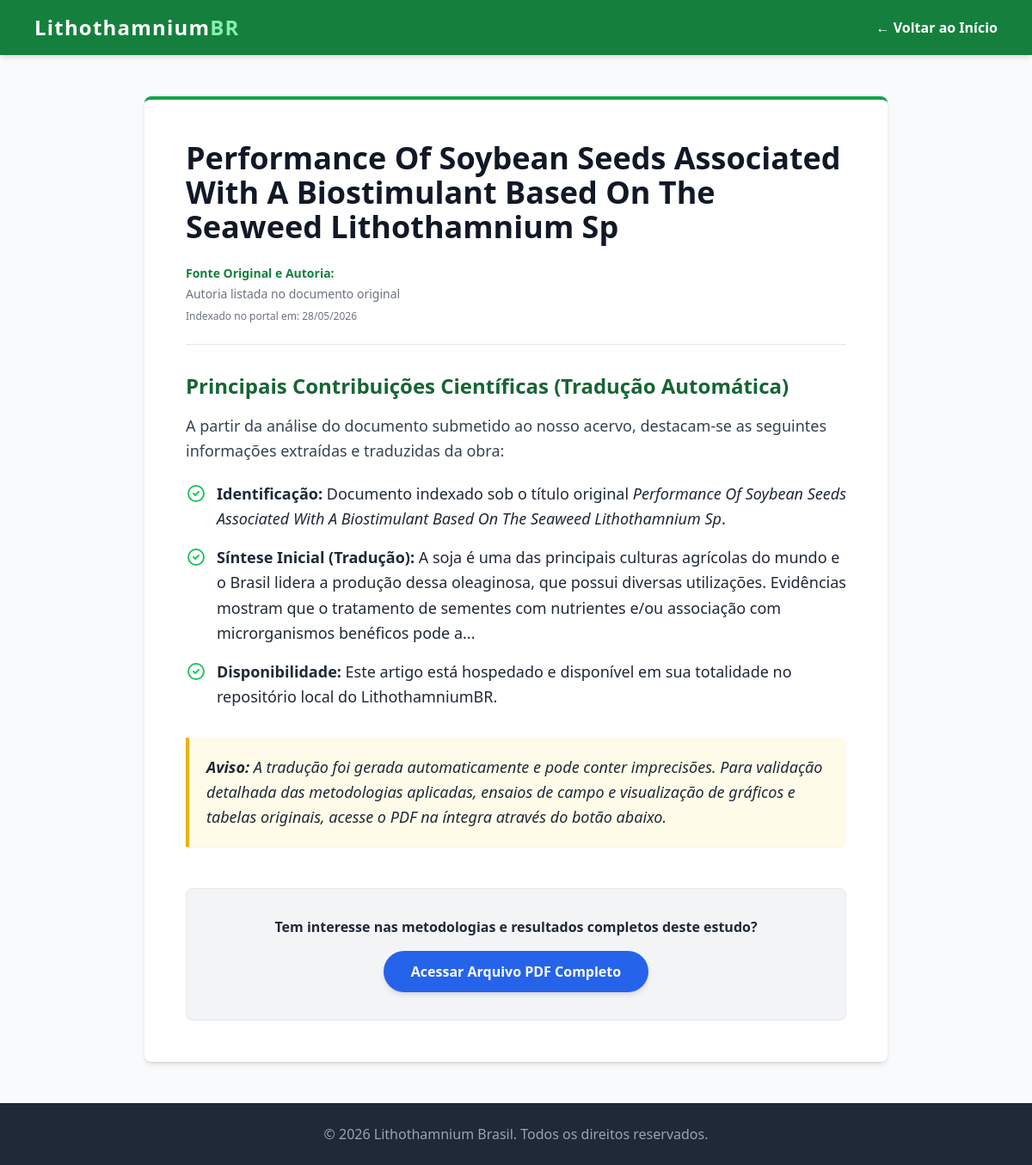
/artigo/8, run on the app's committed database.
### tables this page shows
CREATE TABLE pesquisas (
            id INTEGER PRIMARY KEY AUTOINCREMENT,
            titulo TEXT,
            autores TEXT,
            resumo TEXT,
            conteudo TEXT,
            link_original TEXT UNIQUE,
            data_coleta TEXT,
            imagem TEXT
        );

### app.py (the view)
@app.route('/artigo/<int:id>')
def artigo(id):
    conn = conectar_banco()
    cursor = conn.cursor()
    cursor.execute('SELECT * FROM pesquisas WHERE id = ?', (id,))
    pesquisa = cursor.fetchone()
    conn.close()
    if pesquisa is None:
        return "Artigo não encontrado", 404
    return render_template('artigo.html', pesquisa=pesquisa)

### app.py (called while the page is built)
def conectar_banco():
    diretorio_atual = os.path.dirname(os.path.abspath(__file__))
    caminho_banco = os.path.join(diretorio_atual, 'pesquisas.db')
    conn = sqlite3.connect(caminho_banco)
    conn.row_factory = sqlite3.Row
    return conn

### templates/artigo.html (shortened to what this page needs)
<!DOCTYPE html>
<html lang="pt-BR">
<head>
    <script src="https://cdn.tailwindcss.com"></script>
</head>
<body class="bg-gray-50 text-gray-800 font-sans min-h-screen flex flex-col">
    <nav class="bg-green-700 text-white shadow-md">
        <div class="max-w-6xl mx-auto px-4 py-4 flex justify-between items-center">
            <a href="/" class="text-2xl font-bold tracking-wider hover:text-green-300 transition">Lithothamnium<span class="text-green-300">BR</span></a>
            <a href="/" class="font-semibold hover:text-green-300 transition">&larr; Voltar ao Início</a>
        </div>
    </nav>
    <main class="flex-grow w-full max-w-4xl mx-auto px-4 py-12">
        <article class="bg-white p-8 md:p-12 rounded-lg shadow-md border-t-4 border-green-600">
            <h1 class="text-3xl md:text-4xl font-extrabold text-gray-900 mb-6 leading-tight">{{ pesquisa.titulo }}</h1>
            <div class="text-sm text-gray-500 mb-8 border-b border-gray-200 pb-6">
                <p class="font-semibold mb-1 text-green-700">Fonte Original e Autoria:</p>
                <p>{{ pesquisa.autores }}</p>
                <p class="mt-2 text-xs">Indexado no portal em: {{ pesquisa.data_coleta }}</p>
            </div>
            <div class="prose max-w-none text-gray-700 text-lg leading-relaxed mb-10">
                {{ pesquisa.conteudo | safe }}
            </div>
            <div class="bg-gray-100 p-8 rounded-lg text-center border border-gray-200 mt-12">
                <p class="text-gray-800 mb-4 font-semibold">Tem interesse nas metodologias e resultados completos deste estudo?</p>
                <a href="{{ pesquisa.link_original }}" target="_blank" rel="noopener noreferrer" class="inline-block bg-blue-600 hover:bg-blue-700 text-white font-bold py-3 px-8 rounded-full transition shadow-md">
                    Acessar Arquivo PDF Completo
                </a>
            </div>
        </article>
    </main>
    <footer class="bg-gray-800 text-gray-400 py-6 text-center mt-auto">
        <p>&copy; 2026 Lithothamnium Brasil. Todos os direitos reservados.</p>
    </footer>
</body>
</html>

### data on the page
pesquisas: titulo "Performance Of Soybean Seeds Associated With A Biostimulant Based On The Seaweed Lithothamnium Sp", autores "Autoria listada no documento original", data_coleta "28/05/2026", conteudo "Principais Contribuições Científicas (Tradução Automática) A partir da análise do documento submetido ao nosso acervo, destacam-se as seguintes informações extraídas e traduzidas da obra: Identificação: Documento indexado sob o título original Performance Of Soybean Seeds Associated With A Biostimulant Based On The Seaweed Lithothamnium Sp . Síntese Inicial (Tradução): A soja é uma das principais culturas agrícolas do mundo e o Brasil lidera a produção dessa oleaginosa, que possui diversas utilizações. Evidências mostram que o tratamento de sementes com nutrientes e/ou associação com microrganismos benéficos pode a... Disponibilidade: Este artigo está hospedado e disponível em sua…"
